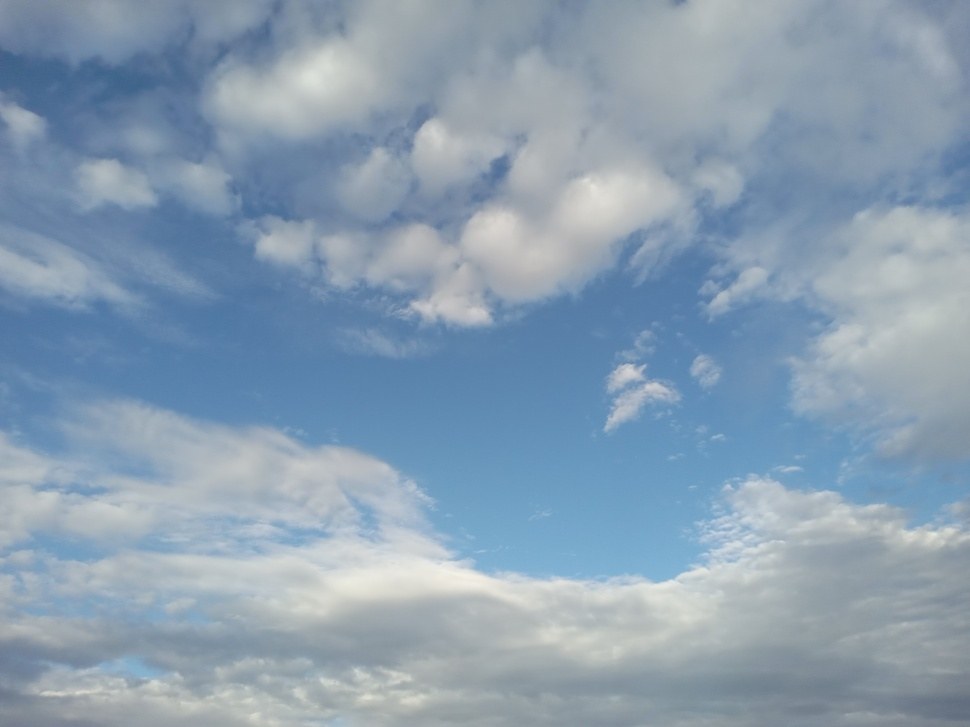
#> input picture clouds_and_blue_sky_20july2026_p0.jpg, 970 x 727 px, shrunk from 4160 x 3120 before the run
$ python 'invert_image_rgb_[22july2026].py'
#> lines starting #> are read from the running program, lines starting #| are printed output that depends on the picture
#########################################################################################
# file: invert_image_rgb.py
# type: Python
# date: 22_JULY_2026
# author: karbytes
# license: PUBLIC_DOMAIN
#########################################################################################

from PIL import Image
import os

# Define the only function in this program.
def invert_image_rgb(input_image_path, output_image_path):

#> called with input_image_path = 'clouds_and_blue_sky_20july2026_p0.jpg'
    print("\n\n--------------------------------")
    print("\n\nThis Python program inverts the RGB color values of each pixel in an image.")
    print("\n\n--------------------------------")

    # Verify that the input file exists.
    if not os.path.isfile(input_image_path):
        print(f"\n\nERROR: Input image not found: {input_image_path}")
        print("\n\n--------------------------------\n\n")
        return

    # Open the image.
    image = Image.open(input_image_path)
#> image is the input picture: PIL image 970x727 RGB; mean R, G, B 137.3, 158.3, 177.3

    # Ensure the image is in RGB mode.
    image = image.convert("RGB")

    width, height = image.size
#> width = 970; height = 727
    pixels = image.load()

    print(f"\n\nProcessing image: {input_image_path}")
    print(f"Image size: {width} x {height}")
#| Image size: 970 x 727

    # Iterate over every pixel.
    for y in range(height):
        for x in range(width):
            r, g, b = pixels[x, y]

            # Invert RGB values.
            inverted_r = 255 - r
            inverted_g = 255 - g
            inverted_b = 255 - b

            pixels[x, y] = (inverted_r, inverted_g, inverted_b)
            #end of nested for loop definition

    # Save the modified image.
    image.save(output_image_path)
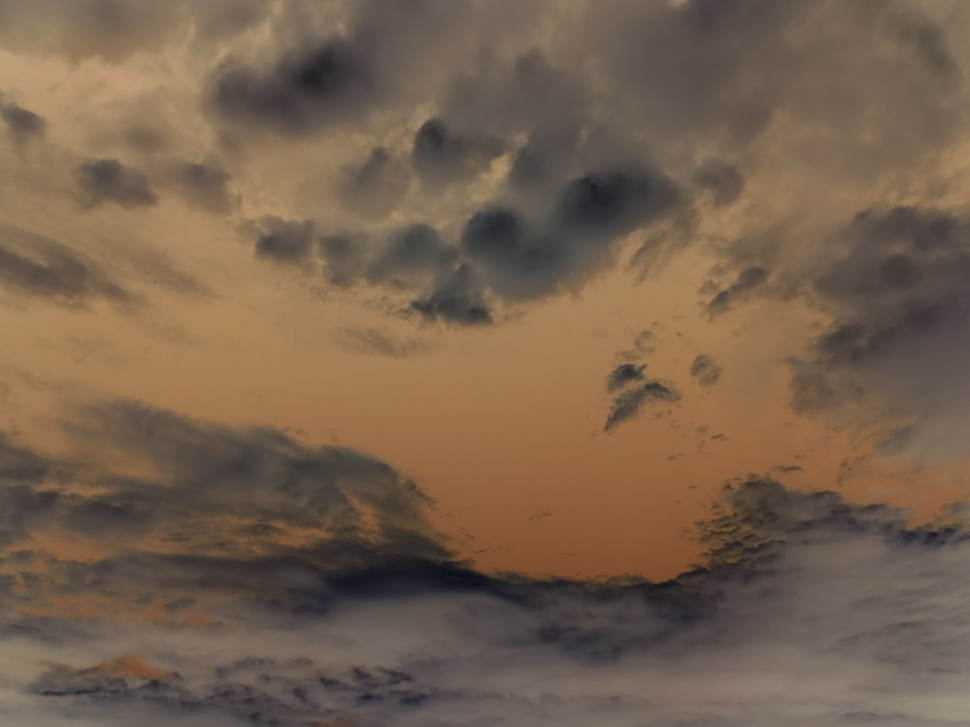
#> saved as clouds_and_blue_sky_20july2026_p0_[inverted].png: PIL image 970x727 RGB; mean R, G, B 117.7, 96.7, 77.7

    print(f"\n\nInverted image written to: {output_image_path}")
    print("\n\n--------------------------------\n\n")
    # end of function definition

# Set file paths.
input_image_path = "clouds_and_blue_sky_20july2026_p0.jpg"      # Replace with your actual image path.
output_image_path = "clouds_and_blue_sky_20july2026_p0_[inverted].png"

# Execute the function defined in this program file.
invert_image_rgb(input_image_path, output_image_path)
